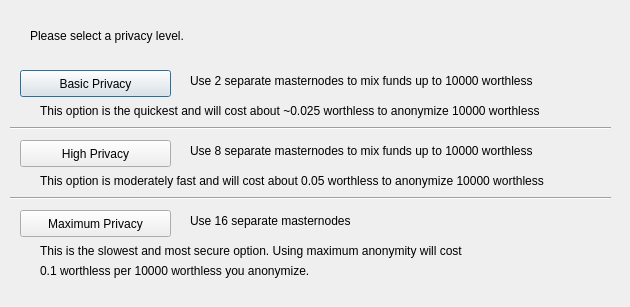
<?xml version="1.0" encoding="UTF-8"?>
<ui version="4.0">
 <class>ObfuscationConfig</class>
 <widget class="QDialog" name="ObfuscationConfig">
  <property name="geometry">
   <rect>
    <x>0</x>
    <y>0</y>
    <width>630</width>
    <height>307</height>
   </rect>
  </property>
  <property name="windowTitle">
   <string>Configure Obfuscation</string>
  </property>
  <widget class="QPushButton" name="buttonBasic">
   <property name="geometry">
    <rect>
     <x>20</x>
     <y>70</y>
     <width>151</width>
     <height>27</height>
    </rect>
   </property>
   <property name="text">
    <string>Basic Privacy</string>
   </property>
  </widget>
  <widget class="QPushButton" name="buttonHigh">
   <property name="geometry">
    <rect>
     <x>20</x>
     <y>140</y>
     <width>151</width>
     <height>27</height>
    </rect>
   </property>
   <property name="text">
    <string>High Privacy</string>
   </property>
  </widget>
  <widget class="QPushButton" name="buttonMax">
   <property name="geometry">
    <rect>
     <x>20</x>
     <y>210</y>
     <width>151</width>
     <height>27</height>
    </rect>
   </property>
   <property name="text">
    <string>Maximum Privacy</string>
   </property>
  </widget>
  <widget class="QLabel" name="label">
   <property name="geometry">
    <rect>
     <x>30</x>
     <y>20</y>
     <width>571</width>
     <height>31</height>
    </rect>
   </property>
   <property name="text">
    <string>Please select a privacy level.</string>
   </property>
  </widget>
  <widget class="QLabel" name="label_2">
   <property name="geometry">
    <rect>
     <x>190</x>
     <y>70</y>
     <width>421</width>
     <height>21</height>
    </rect>
   </property>
   <property name="text">
    <string>Use 2 separate masternodes to mix funds up to 10000 worthless</string>
   </property>
  </widget>
  <widget class="QLabel" name="label_3">
   <property name="geometry">
    <rect>
     <x>190</x>
     <y>140</y>
     <width>411</width>
     <height>21</height>
    </rect>
   </property>
   <property name="text">
    <string>Use 8 separate masternodes to mix funds up to 10000 worthless</string>
   </property>
  </widget>
  <widget class="QLabel" name="label_4">
   <property name="geometry">
    <rect>
     <x>190</x>
     <y>210</y>
     <width>421</width>
     <height>21</height>
    </rect>
   </property>
   <property name="text">
    <string>Use 16 separate masternodes</string>
   </property>
  </widget>
  <widget class="QLabel" name="label_6">
   <property name="geometry">
    <rect>
     <x>40</x>
     <y>100</y>
     <width>561</width>
     <height>21</height>
    </rect>
   </property>
   <property name="text">
    <string>This option is the quickest and will cost about ~0.025 worthless to anonymize 10000 worthless</string>
   </property>
  </widget>
  <widget class="QLabel" name="label_7">
   <property name="geometry">
    <rect>
     <x>40</x>
     <y>170</y>
     <width>561</width>
     <height>21</height>
    </rect>
   </property>
   <property name="text">
    <string>This option is moderately fast and will cost about 0.05 worthless to anonymize 10000 worthless</string>
   </property>
  </widget>
  <widget class="QLabel" name="label_8">
   <property name="geometry">
    <rect>
     <x>40</x>
     <y>240</y>
     <width>561</width>
     <height>21</height>
    </rect>
   </property>
   <property name="text">
    <string>This is the slowest and most secure option. Using maximum anonymity will cost</string>
   </property>
  </widget>
  <widget class="QLabel" name="label_9">
   <property name="geometry">
    <rect>
     <x>40</x>
     <y>260</y>
     <width>561</width>
     <height>21</height>
    </rect>
   </property>
   <property name="text">
    <string>0.1 worthless per 10000 worthless you anonymize.</string>
   </property>
  </widget>
  <widget class="Line" name="line">
   <property name="geometry">
    <rect>
     <x>10</x>
     <y>120</y>
     <width>601</width>
     <height>16</height>
    </rect>
   </property>
   <property name="orientation">
    <enum>Qt::Horizontal</enum>
   </property>
  </widget>
  <widget class="Line" name="line_2">
   <property name="geometry">
    <rect>
     <x>10</x>
     <y>190</y>
     <width>601</width>
     <height>16</height>
    </rect>
   </property>
   <property name="orientation">
    <enum>Qt::Horizontal</enum>
   </property>
  </widget>
 </widget>
 <resources/>
 <connections/>
</ui>
